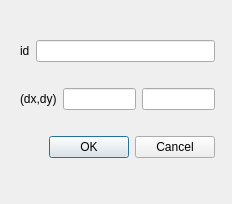
<?xml version="1.0" encoding="UTF-8"?>
<ui version="4.0">
 <class>TranslateDialog</class>
 <widget class="QDialog" name="TranslateDialog">
  <property name="geometry">
   <rect>
    <x>0</x>
    <y>0</y>
    <width>232</width>
    <height>204</height>
   </rect>
  </property>
  <property name="windowTitle">
   <string>Dialog</string>
  </property>
  <widget class="QWidget" name="verticalLayoutWidget">
   <property name="geometry">
    <rect>
     <x>20</x>
     <y>20</y>
     <width>195</width>
     <height>161</height>
    </rect>
   </property>
   <layout class="QVBoxLayout" name="verticalLayout">
    <item>
     <layout class="QHBoxLayout" name="horizontalLayout_2">
      <item>
       <widget class="QLabel" name="label">
        <property name="text">
         <string>id</string>
        </property>
       </widget>
      </item>
      <item>
       <widget class="QLineEdit" name="ID"/>
      </item>
     </layout>
    </item>
    <item>
     <layout class="QHBoxLayout" name="horizontalLayout">
      <item>
       <widget class="QLabel" name="label_2">
        <property name="text">
         <string>(dx,dy)</string>
        </property>
       </widget>
      </item>
      <item>
       <widget class="QLineEdit" name="dx"/>
      </item>
      <item>
       <widget class="QLineEdit" name="dy"/>
      </item>
     </layout>
    </item>
    <item>
     <widget class="QDialogButtonBox" name="buttonBox">
      <property name="orientation">
       <enum>Qt::Horizontal</enum>
      </property>
      <property name="standardButtons">
       <set>QDialogButtonBox::Cancel|QDialogButtonBox::Ok</set>
      </property>
     </widget>
    </item>
   </layout>
  </widget>
 </widget>
 <resources/>
 <connections>
  <connection>
   <sender>buttonBox</sender>
   <signal>accepted()</signal>
   <receiver>TranslateDialog</receiver>
   <slot>accept()</slot>
   <hints>
    <hint type="sourcelabel">
     <x>248</x>
     <y>254</y>
    </hint>
    <hint type="destinationlabel">
     <x>157</x>
     <y>274</y>
    </hint>
   </hints>
  </connection>
  <connection>
   <sender>buttonBox</sender>
   <signal>rejected()</signal>
   <receiver>TranslateDialog</receiver>
   <slot>reject()</slot>
   <hints>
    <hint type="sourcelabel">
     <x>316</x>
     <y>260</y>
    </hint>
    <hint type="destinationlabel">
     <x>286</x>
     <y>274</y>
    </hint>
   </hints>
  </connection>
 </connections>
</ui>
